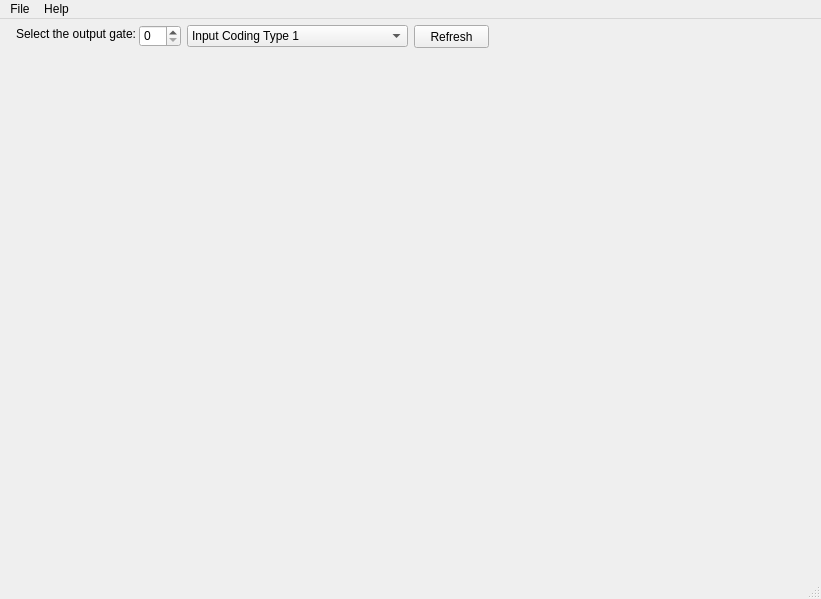
<?xml version="1.0" encoding="UTF-8"?>
<ui version="4.0">
 <class>MainWindow</class>
 <widget class="QMainWindow" name="MainWindow">
  <property name="geometry">
   <rect>
    <x>0</x>
    <y>0</y>
    <width>821</width>
    <height>599</height>
   </rect>
  </property>
  <property name="sizePolicy">
   <sizepolicy hsizetype="Maximum" vsizetype="Maximum">
    <horstretch>0</horstretch>
    <verstretch>0</verstretch>
   </sizepolicy>
  </property>
  <property name="windowTitle">
   <string>Digital Gate Illustrator</string>
  </property>
  <property name="windowIcon">
   <iconset>
    <normaloff>debug/icon.png</normaloff>debug/icon.png</iconset>
  </property>
  <widget class="QWidget" name="centralWidget">
   <widget class="QSpinBox" name="spinBox">
    <property name="geometry">
     <rect>
      <x>139</x>
      <y>6</y>
      <width>42</width>
      <height>22</height>
     </rect>
    </property>
    <property name="readOnly">
     <bool>false</bool>
    </property>
    <property name="specialValueText">
     <string/>
    </property>
    <property name="value">
     <number>0</number>
    </property>
   </widget>
   <widget class="QPushButton" name="pushButton">
    <property name="geometry">
     <rect>
      <x>414</x>
      <y>6</y>
      <width>75</width>
      <height>23</height>
     </rect>
    </property>
    <property name="text">
     <string>Refresh</string>
    </property>
   </widget>
   <widget class="QLabel" name="label">
    <property name="geometry">
     <rect>
      <x>16</x>
      <y>5</y>
      <width>151</width>
      <height>20</height>
     </rect>
    </property>
    <property name="text">
     <string>Select the output gate:  </string>
    </property>
   </widget>
   <widget class="QComboBox" name="combo_input_type">
    <property name="geometry">
     <rect>
      <x>187</x>
      <y>6</y>
      <width>221</width>
      <height>22</height>
     </rect>
    </property>
    <property name="acceptDrops">
     <bool>false</bool>
    </property>
    <property name="toolTip">
     <string/>
    </property>
    <property name="statusTip">
     <string/>
    </property>
    <property name="whatsThis">
     <string/>
    </property>
    <property name="accessibleName">
     <string/>
    </property>
    <property name="accessibleDescription">
     <string/>
    </property>
    <property name="currentIndex">
     <number>0</number>
    </property>
    <item>
     <property name="text">
      <string>Input Coding Type 1</string>
     </property>
    </item>
    <item>
     <property name="text">
      <string comment="disamb" extracomment="comment">Input Coding Type 2</string>
     </property>
    </item>
   </widget>
  </widget>
  <widget class="QMenuBar" name="menuBar">
   <property name="geometry">
    <rect>
     <x>0</x>
     <y>0</y>
     <width>821</width>
     <height>21</height>
    </rect>
   </property>
   <widget class="QMenu" name="menuKjhlkjh">
    <property name="title">
     <string>File</string>
    </property>
    <addaction name="actionRefresh"/>
    <addaction name="actionExit"/>
   </widget>
   <widget class="QMenu" name="menuAbout">
    <property name="title">
     <string>Help</string>
    </property>
    <addaction name="actionHelp"/>
    <addaction name="separator"/>
    <addaction name="actionAbout"/>
   </widget>
   <addaction name="menuKjhlkjh"/>
   <addaction name="menuAbout"/>
  </widget>
  <widget class="QStatusBar" name="statusBar"/>
  <action name="actionHelp">
   <property name="text">
    <string>Help</string>
   </property>
  </action>
  <action name="actionAbout">
   <property name="text">
    <string>About</string>
   </property>
  </action>
  <action name="actionRefresh">
   <property name="text">
    <string>Refresh</string>
   </property>
  </action>
  <action name="actionExit">
   <property name="text">
    <string>Exit</string>
   </property>
  </action>
 </widget>
 <layoutdefault spacing="6" margin="11"/>
 <resources/>
 <connections/>
</ui>
